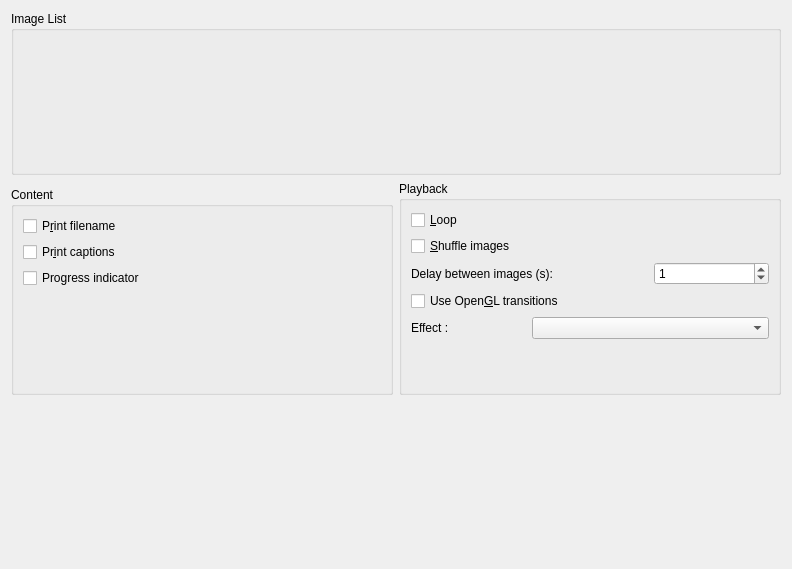
<?xml version="1.0" encoding="UTF-8"?>
<ui version="4.0">
 <class>PresentationMainPage</class>
 <widget class="QWidget" name="PresentationMainPage">
  <property name="geometry">
   <rect>
    <x>0</x>
    <y>0</y>
    <width>792</width>
    <height>569</height>
   </rect>
  </property>
  <layout class="QVBoxLayout" name="verticalLayout_7">
   <item>
    <widget class="QGroupBox" name="m_ImagesFilesGroup">
     <property name="whatsThis">
      <string>Preview the currently selected image.</string>
     </property>
     <property name="title">
      <string>Image List</string>
     </property>
     <layout class="QGridLayout" name="gridLayout_3" columnstretch="10,0">
      <item row="0" column="0">
       <widget class="QWidget" name="m_ImagesFilesListBoxContainer" native="true"/>
      </item>
      <item row="0" column="1">
       <layout class="QVBoxLayout" name="verticalLayout_6">
        <item>
         <spacer name="verticalSpacer_5">
          <property name="orientation">
           <enum>Qt::Vertical</enum>
          </property>
          <property name="sizeHint" stdset="0">
           <size>
            <width>20</width>
            <height>40</height>
           </size>
          </property>
         </spacer>
        </item>
        <item>
         <widget class="QLabel" name="m_previewLabel">
          <property name="sizePolicy">
           <sizepolicy hsizetype="Minimum" vsizetype="Minimum">
            <horstretch>0</horstretch>
            <verstretch>0</verstretch>
           </sizepolicy>
          </property>
          <property name="maximumSize">
           <size>
            <width>256</width>
            <height>256</height>
           </size>
          </property>
          <property name="text">
           <string comment="KDE::DoNotExtract"/>
          </property>
          <property name="alignment">
           <set>Qt::AlignCenter</set>
          </property>
         </widget>
        </item>
        <item>
         <spacer name="verticalSpacer_6">
          <property name="orientation">
           <enum>Qt::Vertical</enum>
          </property>
          <property name="sizeHint" stdset="0">
           <size>
            <width>20</width>
            <height>40</height>
           </size>
          </property>
         </spacer>
        </item>
       </layout>
      </item>
      <item row="1" column="0">
       <widget class="QLabel" name="m_label6">
        <property name="sizePolicy">
         <sizepolicy hsizetype="Expanding" vsizetype="Minimum">
          <horstretch>0</horstretch>
          <verstretch>0</verstretch>
         </sizepolicy>
        </property>
        <property name="whatsThis">
         <string>Total number of images in the portfolio and sequence duration.</string>
        </property>
        <property name="text">
         <string/>
        </property>
        <property name="wordWrap">
         <bool>false</bool>
        </property>
       </widget>
      </item>
      <item row="1" column="1">
       <widget class="QLabel" name="m_label7">
        <property name="sizePolicy">
         <sizepolicy hsizetype="Minimum" vsizetype="Minimum">
          <horstretch>0</horstretch>
          <verstretch>0</verstretch>
         </sizepolicy>
        </property>
        <property name="whatsThis">
         <string>Currently selected image in the portfolio list.</string>
        </property>
        <property name="text">
         <string/>
        </property>
        <property name="wordWrap">
         <bool>false</bool>
        </property>
       </widget>
      </item>
     </layout>
    </widget>
   </item>
   <item>
    <layout class="QGridLayout" name="gridLayout_2">
     <item row="1" column="0">
      <widget class="QGroupBox" name="groupBox_2">
       <property name="title">
        <string>Content</string>
       </property>
       <layout class="QVBoxLayout" name="verticalLayout_4">
        <item>
         <layout class="QHBoxLayout" name="horizontalLayout_2">
          <item>
           <widget class="QCheckBox" name="m_printNameCheckBox">
            <property name="text">
             <string>P&amp;rint filename</string>
            </property>
           </widget>
          </item>
         </layout>
        </item>
        <item>
         <widget class="QCheckBox" name="m_printCommentsCheckBox">
          <property name="text">
           <string>Pr&amp;int captions </string>
          </property>
         </widget>
        </item>
        <item>
         <widget class="QCheckBox" name="m_printProgressCheckBox">
          <property name="text">
           <string>Progress indicator</string>
          </property>
         </widget>
        </item>
        <item>
         <spacer name="verticalSpacer_2">
          <property name="orientation">
           <enum>Qt::Vertical</enum>
          </property>
          <property name="sizeHint" stdset="0">
           <size>
            <width>20</width>
            <height>17</height>
           </size>
          </property>
         </spacer>
        </item>
       </layout>
      </widget>
     </item>
     <item row="0" column="1" rowspan="2">
      <widget class="QGroupBox" name="groupBox_3">
       <property name="title">
        <string>Playback</string>
       </property>
       <layout class="QVBoxLayout" name="verticalLayout_5">
        <item>
         <widget class="QCheckBox" name="m_loopCheckBox">
          <property name="text">
           <string>&amp;Loop</string>
          </property>
         </widget>
        </item>
        <item>
         <widget class="QCheckBox" name="m_shuffleCheckBox">
          <property name="text">
           <string>&amp;Shuffle images</string>
          </property>
         </widget>
        </item>
        <item>
         <layout class="QGridLayout" name="gridLayout">
          <item row="2" column="0">
           <widget class="QLabel" name="label_3">
            <property name="text">
             <string>Effect :</string>
            </property>
           </widget>
          </item>
          <item row="0" column="0" colspan="2">
           <widget class="QLabel" name="m_delayLabel">
            <property name="text">
             <string>Delay between images (s):</string>
            </property>
           </widget>
          </item>
          <item row="0" column="2">
           <widget class="QSpinBox" name="m_delaySpinBox">
            <property name="sizePolicy">
             <sizepolicy hsizetype="Minimum" vsizetype="Minimum">
              <horstretch>0</horstretch>
              <verstretch>0</verstretch>
             </sizepolicy>
            </property>
            <property name="minimumSize">
             <size>
              <width>80</width>
              <height>0</height>
             </size>
            </property>
            <property name="value">
             <number>1</number>
            </property>
           </widget>
          </item>
          <item row="2" column="1" colspan="2">
           <widget class="QComboBox" name="m_effectsComboBox"/>
          </item>
          <item row="1" column="0" colspan="2">
           <widget class="QCheckBox" name="m_openglCheckBox">
            <property name="text">
             <string>Use Open&amp;GL transitions</string>
            </property>
           </widget>
          </item>
         </layout>
        </item>
        <item>
         <spacer name="verticalSpacer_3">
          <property name="orientation">
           <enum>Qt::Vertical</enum>
          </property>
          <property name="sizeHint" stdset="0">
           <size>
            <width>20</width>
            <height>44</height>
           </size>
          </property>
         </spacer>
        </item>
       </layout>
      </widget>
     </item>
    </layout>
   </item>
   <item>
    <spacer name="verticalSpacer_4">
     <property name="orientation">
      <enum>Qt::Vertical</enum>
     </property>
     <property name="sizeHint" stdset="0">
      <size>
       <width>20</width>
       <height>24</height>
      </size>
     </property>
    </spacer>
   </item>
  </layout>
 </widget>
 <resources/>
 <connections/>
</ui>
